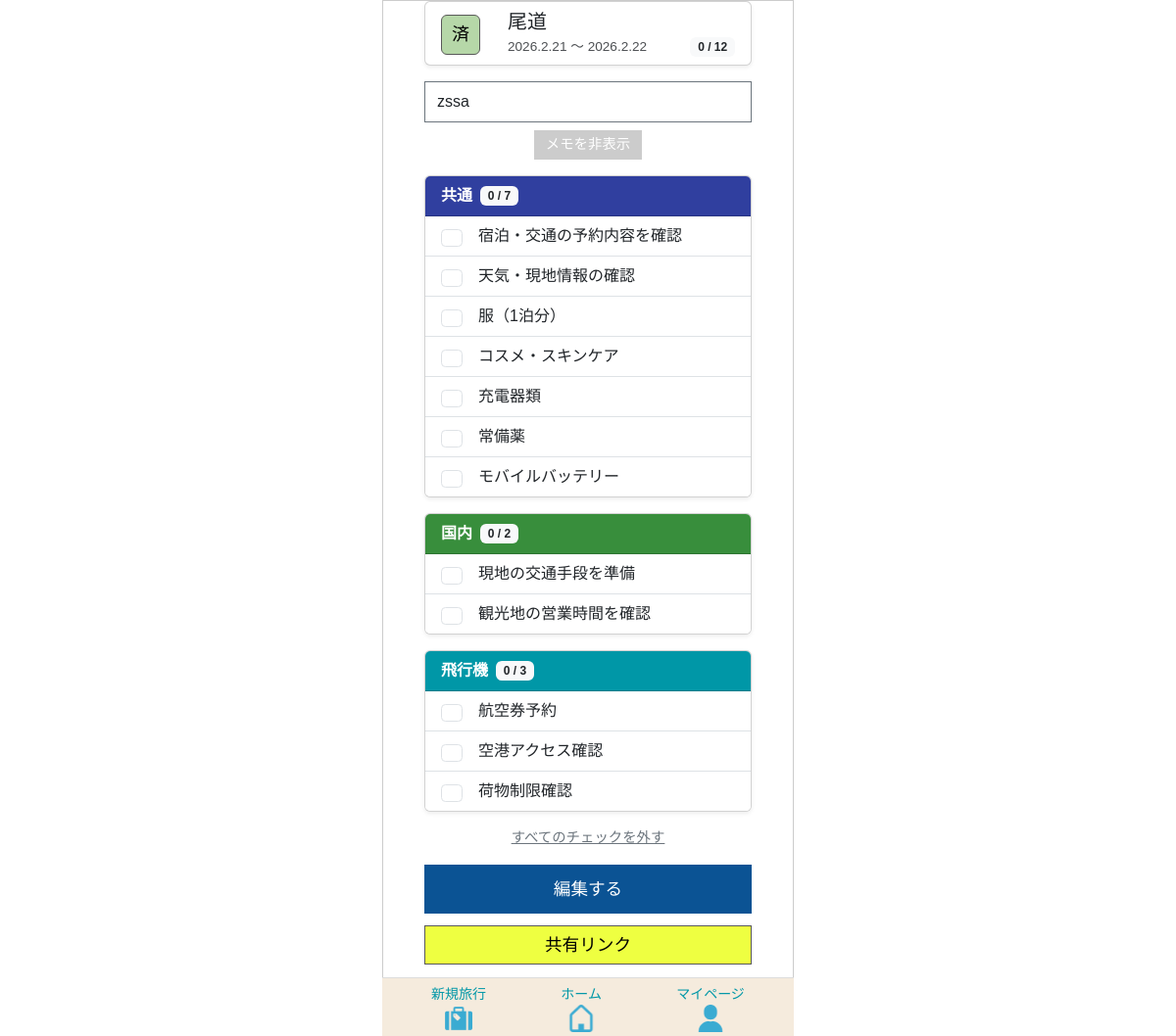
/travel/150/ (signed in), run on an earlier commit of the app's database.
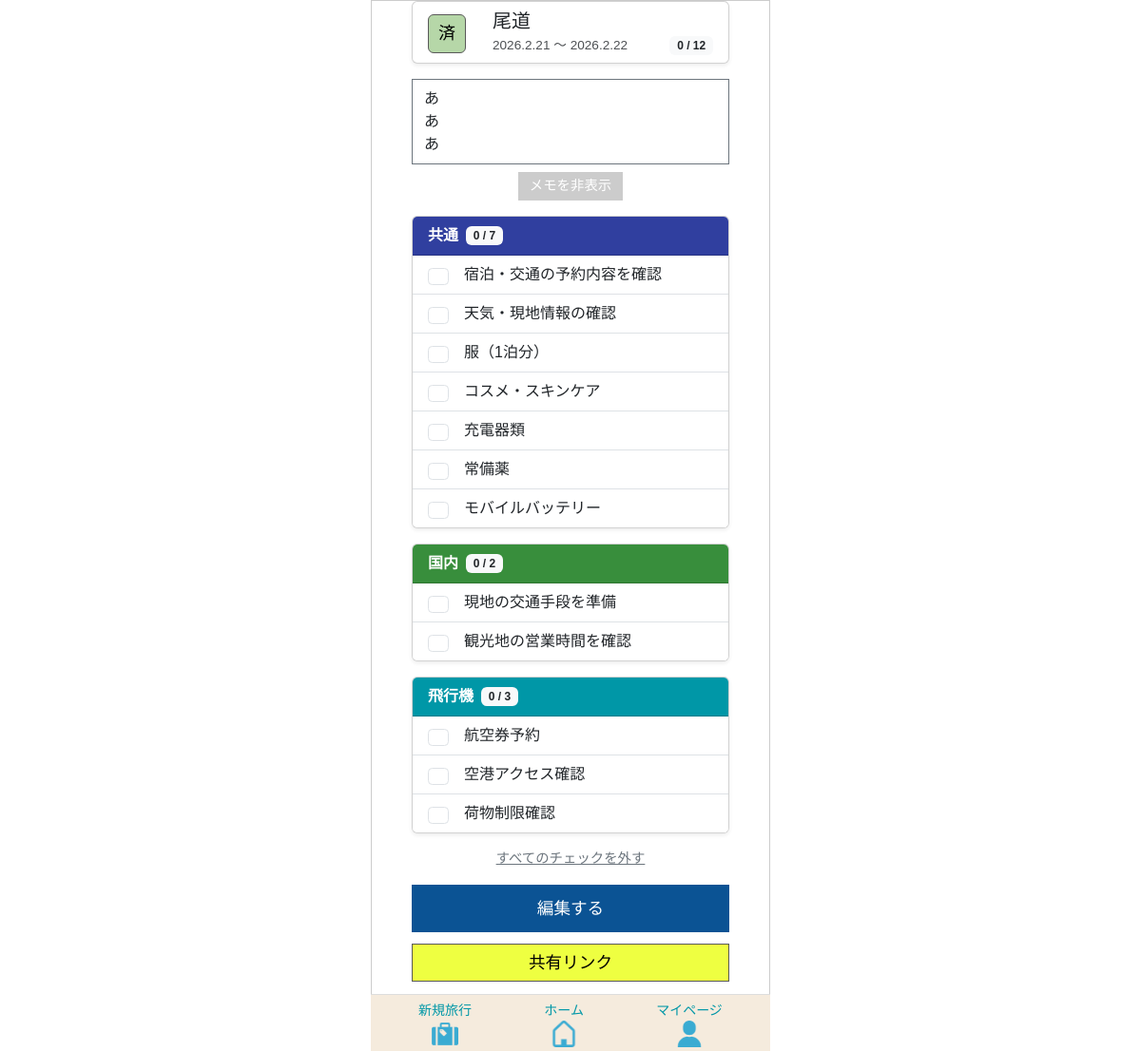
And on a later commit of the database.
### app/models/travel.py (models this page shows, shortened)
class Travel_info(models.Model):
    class StayType(models.IntegerChoices):
        DAY_TRIP = 0, _("日帰り")
        STAY     = 1, _("宿泊")
    class LocationType(models.IntegerChoices):
        DOMESTIC = 0, _("国内")
        OVERSEAS = 1, _("海外")
    class StatusType(models.IntegerChoices):
        NOT_DONE  = 0, _("未")
        COMPLETE  = 1, _("完")
        PROCESSED = 2, _("済")
    travel_info_id = models.AutoField(
        primary_key=True,
        verbose_name=_("旅行情報ID")
    )
    user = models.ForeignKey(
        settings.AUTH_USER_MODEL,
        on_delete=models.CASCADE,
        verbose_name=_("ユーザーID")
    )
    travel_title = models.CharField(
        max_length=100,
        verbose_name=_("旅行タイトル")
    )
    start_date = models.DateField(
        verbose_name=_("開始日")
    )
    end_date = models.DateField(
        verbose_name=_("終了日")
    )
    stay_type = models.IntegerField(
        choices=StayType.choices,
        verbose_name=_("宿泊タイプ")
    )
    location = models.IntegerField(
        choices=LocationType.choices,
        verbose_name=_("場所"),
    )
    memo = models.CharField(
        max_length=230,
        blank=True,
        verbose_name=_("メモ")
    )
    status = models.IntegerField(
        choices=StatusType.choices,
        default=0,
        verbose_name=_("ステータス")
    )
    transport = models.ManyToManyField(
        "Transport",
        through="Travelmode",
        verbose_name=_("交通手段")
    )
    created_at = models.DateTimeField(
        auto_now_add=True,
        verbose_name=_("作成日")
    )
    updated_at = models.DateTimeField(
       auto_now=True,
        verbose_name=_("更新日")
    )
    class Meta:
        verbose_name = _("旅行情報")
        verbose_name_plural = _("旅行情報")

### app/views/old_travel/travel_detail.py (the view)
# urls.py: path("travel/<int:travel_id>/", travel_detail, name="travel_detail"),
def travel_detail(request, travel_id):
    travel_info = get_object_or_404(Travel_info, pk=travel_id)
    template = Template.objects.filter(
    travel_info=travel_info,
    template_source__isnull=True
    ).first()
    if template:
        categories = TravelCategory.objects.filter(template=template)
        for cat in categories:
            cat.items = cat.travelitem_set.order_by('item_checked', 'id')
            cat.checked_count_display = cat.checked_count
            cat.total_count_display = cat.total_count
    else:
        categories = []
    items = TravelItem.objects.filter(travel_category__template=template)
    total_items = items.count()
    checked_items = items.filter(item_checked=1).count()
    today = timezone.now().date()
    if travel_info.end_date < today:
        status = "済"
    elif total_items > 0 and total_items == checked_items:
        status = "完"
    else:
        status = "未"
    travel_info.status_label = status
    context = {
        "travel_info": travel_info,
        "categories": categories,
        "template": template,
        "total_items": total_items,
        "checked_items": checked_items,
        "can_edit": True,
    }
    return render(request, "old_travel/travel_detail.html", context)

### app/models/template.py (called while the page is built)
    @property
    def checked_count(self):
        return self.travelitem_set.filter(item_checked=1).count()

    @property
    def total_count(self):
        return self.travelitem_set.count()

### templates/old_travel/travel_detail.html (shortened to what this page needs)
{% extends "base.html" %}
{% load static %}
{% block extra_css %}
{{ block.super }}
<link rel="stylesheet" href="{% static 'tabipre/css/old_template/template_base.css' %}">
{% endblock %}
{% block content %}
<div class="container mt-0">
  {% include "parts/travel_card.html" with card_travel_info=travel_info %}
  {% if travel_info.memo and not is_share_page %}
  <div class="mb-3">
    <div id="memoArea" class="collapse show">
      <div class="card memo-card">
           <div class="memo-inner">{{ travel_info.memo|linebreaksbr }}</div>
      </div>
    </div>
    <button class="memo-toggle-btn"
            data-bs-toggle="collapse"
            data-bs-target="#memoArea">
      メモを非表示
    </button>
  </div>
  {% endif %}
  {% for category in categories %}
  <div class="card mb-3 shadow-sm">
    <div class="card-header text-white d-flex justify-content-between align-items-center"
         style="background-color: {{ category.get_category_color_display }};">
      <div class="d-flex align-items-center">
        <strong>{{ category.category_name }}</strong>
        <span class="badge category-badge bg-light text-dark ms-2">
          {{ category.checked_count }} / {{ category.total_count }}
        </span>
      </div>
    </div>
    <ul id="cat{{ category.id }}" class="list-group list-group-flush">
      {% include "parts/category_card_editable.html" with category=category %}
    </ul>
  </div>
  {% endfor %}
  {% if can_edit %}
  <div class="mt-3">
    <a href="{% url 'app:travel_uncheck_all' travel_info.travel_info_id %}" class="uncheck-link">
      すべてのチェックを外す
    </a>
  </div>
  {% endif %}
  {% if can_edit %}
  <div class="mt-3 edit-button">
    {% if template %}
      <a href="{% url 'app:old_template_edit' template.id %}" class="btn btn-primary">
        編集する
      </a>
    {% else %}
      <span class="text-muted align-self-center">テンプレートは作成されていません</span>
    {% endif %}
    <a href="{% url 'app:travel_link' travel_info.travel_info_id %}" class="btn btn-link">
      共有リンク
    </a>
  </div>
  {% endif %}
</div>
{% endblock %}

### templates/parts/travel_card.html (shortened to what this page needs)
<div class="card mb-3 shadow-sm">
    <div class="card-body">
        <div class="d-flex align-items-start">
            <span id="travelStatus"
                  data-end-date="{{ card_travel_info.end_date|date:'Y-m-d' }}"
                  class="badge-t
                      {% if card_travel_info.status_label == '未' %}status-mi
                      {% elif card_travel_info.status_label == '完' %}status-kan
                      {% elif card_travel_info.status_label == '済' %}status-zumi
                      {% endif %}
                      status-vertical">
            </span>
            <div class="ms-2 flex-grow-1">
                <h5 class="mb-1">{{ card_travel_info.travel_title }}</h5>
                <div class="d-flex justify-content-between align-items-center">
                    <p class="travel-date mb-0">
                        {{ card_travel_info.start_date|date:"Y.n.j" }}
                        ～
                        {{ card_travel_info.end_date|date:"Y.n.j" }}
                    </p>
                    <span id="totalCheckCount" class="badge bg-light text-dark">
                    </span>
                </div>
            </div>
        </div>
    </div>
</div>

What changed in the data, as far as the page shows it:
changed Travel_info "尾道": memo "zssa" → "あ あ あ"
